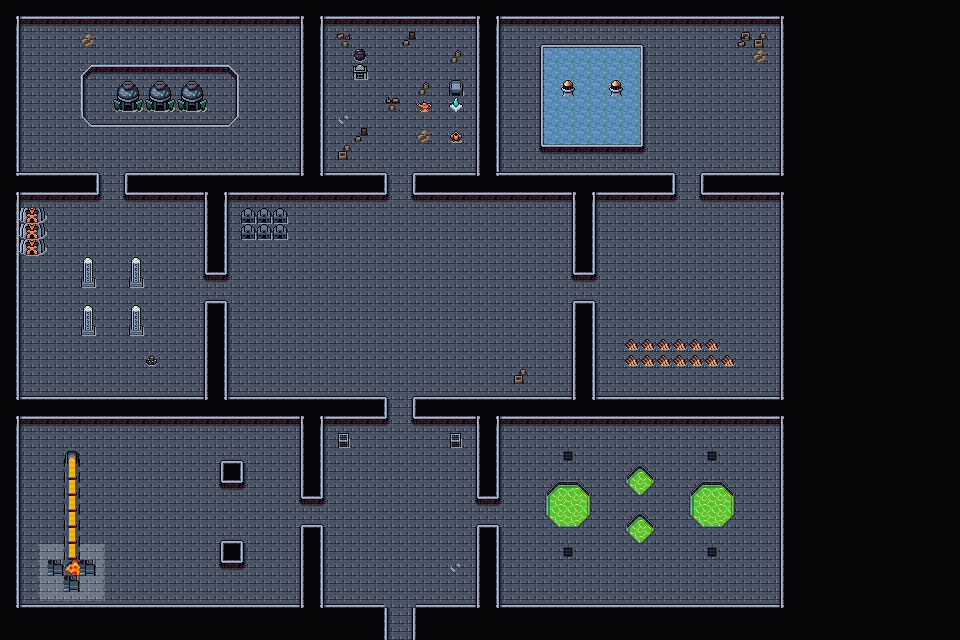

Rendered tile map (Tiled .tmx) drawn with the repository's tilesets; below, a short description and the map source with its tile grids summarised:
An orthogonal 60x40 tile map with 16x16 px tiles, 4 tile layers (Collision, Floor and Walls, Walls Supplementary, Clutter), 2 tilesets and 44 objects.

<map version="1.10" tiledversion="1.10.1" orientation="orthogonal" renderorder="right-down" width="60" height="40" tilewidth="16" tileheight="16" infinite="0" nextlayerid="9" nextobjectid="112">
 <editorsettings>
  <export target="wastetown..tmx" format="tmx" />
 </editorsettings>
 <tileset firstgid="1" source="../../../../common/maps/tileset/main.tsx" />
 <tileset firstgid="10113" source="../../../../common/maps/tileset/buildings.tsx" />
 <layer id="6" name="Collision" width="60" height="40">
  <data>[2400 cells, 139 non-empty, 14 distinct tile ids]</data>
 </layer>
 <layer id="7" name="Floor and Walls" width="60" height="40">
  <data>[2400 cells, 2400 non-empty, 14 distinct tile ids]</data>
 </layer>
 <layer id="8" name="Walls Supplementary" width="60" height="40">
  <data>[2400 cells, 96 non-empty, 19 distinct tile ids]</data>
 </layer>
 <layer id="3" name="Clutter" width="60" height="40">
  <properties>
   <property name="spriteLayer" type="bool" value="true" />
  </properties>
  <data>[2400 cells, 87 non-empty, 38 distinct tile ids]</data>
 </layer>
 <objectgroup id="4" name="Objects">
  <object id="38" template="../../../../common/maps/obj/entry_up.tx" x="392.003" y="638.664">
   <properties>
    <property name="teleport" value="" />
   </properties>
  </object>
  <object id="50" template="../../../../common/maps/obj/enemy.tx" x="106.181" y="166.685">
   <properties>
    <property name="enemy" value="Adept Red Wizard" />
    <property name="threatRange" type="int" value="60" />
    <property name="waypoints" value="90,91,92,93" />
   </properties>
  </object>
  <object id="62" template="../../../../common/maps/obj/gold.tx" x="547.852" y="224.711" />
  <object id="65" template="../../../../common/maps/obj/gold.tx" x="738.057" y="61.529" />
  <object id="68" template="../../../../common/maps/obj/enemy.tx" x="160.011" y="299.838">
   <properties>
    <property name="enemy" value="Construct" />
    <property name="threatRange" type="int" value="60" />
    <property name="waypoints" value="86,88,87,89" />
   </properties>
  </object>
  <object id="69" template="../../../../common/maps/obj/enemy.tx" x="679.919" y="131.209">
   <properties>
    <property name="enemy" value="Adept Blue Wizard" />
    <property name="threatRange" type="int" value="60" />
    <property name="waypoints" value="111,99,98" />
   </properties>
  </object>
  <object id="72" template="../../../../common/maps/obj/gold.tx" x="380.667" y="49.1666" />
  <object id="73" template="../../../../common/maps/obj/enemy.tx" x="392.5" y="437.5">
   <properties>
    <property name="enemy" value="Construct" />
    <property name="threatRange" type="int" value="30" />
   </properties>
  </object>
  <object id="74" template="../../../../common/maps/obj/booster.tx" x="740.667" y="390.667">
   <properties>
    <property name="reward">[
  {
    "editions": [ "USG" ],
    "type": "card",
    "count": 10,
    "rarity": [ "Common" ]
  },
  {
    "editions": [ "USG" ],
    "type": "card",
    "count": 3,
    "rarity": [ "Uncommon" ]
  },
  {
    "editions": [ "USG" ],
    "type": "card",
    "count": 1,
    "rarity": [ "Rare", "Mythic Rare" ]
  }
]
</property>
   </properties>
  </object>
  <object id="75" template="../../../../common/maps/obj/enemy.tx" x="642" y="303.333">
   <properties>
    <property name="enemy" value="Adept Blue Wizard" />
    <property name="threatRange" type="int" value="60" />
    <property name="waypoints" value="101,100,102" />
   </properties>
  </object>
  <object id="77" template="../../../../common/maps/obj/gold.tx" x="38.6667" y="506.667" />
  <object id="78" template="../../../../common/maps/obj/treasure.tx" x="279.333" y="45.3333">
   <properties>
    <property name="reward">[
  {
    "type": "card",
    "sourceDeck": "decks/rewards/tier-S.dck",
    "probability": 0.02,
    "count": 2,
    "addMaxCount": 2
  },
  {
    "type": "card",
    "sourceDeck": "decks/rewards/tier-A.dck",
    "probability": 0.1,
    "count": 2,
    "addMaxCount": 2
  },
  {
    "type": "card",
    "sourceDeck": "decks/rewards/tier-B.dck",
    "probability": 0.38,
    "count": 2,
    "addMaxCount": 2
  },
  {
    "type": "card",
    "sourceDeck": "decks/rewards/tier-C.dck",
    "probability": 0.72,
    "count": 2,
    "addMaxCount": 2
  },
  {
    "type": "card",
    "sourceDeck": "decks/rewards/tier-D.dck",
    "probability": 0.54,
    "count": 2,
    "addMaxCount": 2
  },
  {
    "type": "card",
    "sourceDeck": "decks/rewards/tier-E.dck",
    "probability": 0.24,
    "count": 2,
    "addMaxCount": 2
  }
]</property>
    <property name="spawn.Hard" type="bool" value="false" />
   </properties>
  </object>
  <object id="79" template="../../../../common/maps/obj/manashards.tx" x="434" y="48.6667" />
  <object id="80" template="../../../../common/maps/obj/manashards.tx" x="750.667" y="500" />
  <object id="81" template="../../../../common/maps/obj/manashards.tx" x="224.667" y="449.333" />
  <object id="82" template="../../../../common/maps/obj/enemy.tx" x="168" y="524">
   <properties>
    <property name="enemy" value="Construct" />
    <property name="threatRange" type="int" value="90" />
    <property name="waypoints" value="109,108,107,108" />
   </properties>
  </object>
  <object id="83" template="../../../../common/maps/obj/enemy.tx" x="603.333" y="514.667">
   <properties>
    <property name="enemy" value="Construct" />
    <property name="threatRange" type="int" value="60" />
    <property name="waypoints" value="106,105,104,103" />
   </properties>
  </object>
  <object id="84" template="../../../../common/maps/obj/enemy.tx" x="410.667" y="227.333">
   <properties>
    <property name="enemy" value="Construct" />
    <property name="threatRange" type="int" value="75" />
    <property name="waypoints" value="95,94,96,97" />
   </properties>
  </object>
  <object id="86" template="../../../../common/maps/obj/waypoint.tx" x="172" y="382.667" />
  <object id="87" template="../../../../common/maps/obj/waypoint.tx" x="61.3333" y="235.333" />
  <object id="88" template="../../../../common/maps/obj/waypoint.tx" x="46" y="384.667" />
  <object id="89" template="../../../../common/maps/obj/waypoint.tx" x="174.667" y="230.667" />
  <object id="90" template="../../../../common/maps/obj/waypoint.tx" x="268" y="162" />
  <object id="91" template="../../../../common/maps/obj/waypoint.tx" x="240.667" y="51.3333" />
  <object id="92" template="../../../../common/maps/obj/waypoint.tx" x="46.6667" y="51.3333" />
  <object id="93" template="../../../../common/maps/obj/waypoint.tx" x="39.3333" y="160.667" />
  <object id="94" template="../../../../common/maps/obj/waypoint.tx" x="532.667" y="388.667" />
  <object id="95" template="../../../../common/maps/obj/waypoint.tx" x="524" y="230.667" />
  <object id="96" template="../../../../common/maps/obj/waypoint.tx" x="270" y="380" />
  <object id="97" template="../../../../common/maps/obj/waypoint.tx" x="298.667" y="232.667" />
  <object id="98" template="../../../../common/maps/obj/waypoint.tx" x="684" y="58.6667" />
  <object id="99" template="../../../../common/maps/obj/waypoint.tx" x="751.333" y="146" />
  <object id="100" template="../../../../common/maps/obj/waypoint.tx" x="680" y="301.333" />
  <object id="101" template="../../../../common/maps/obj/waypoint.tx" x="681.333" y="216.667" />
  <object id="102" template="../../../../common/maps/obj/waypoint.tx" x="601.333" y="299.333" />
  <object id="103" template="../../../../common/maps/obj/waypoint.tx" x="593.333" y="459.333" />
  <object id="104" template="../../../../common/maps/obj/waypoint.tx" x="668.667" y="452" />
  </objectgroup>
</map>
<!-- 7 of 44 objects omitted -->
